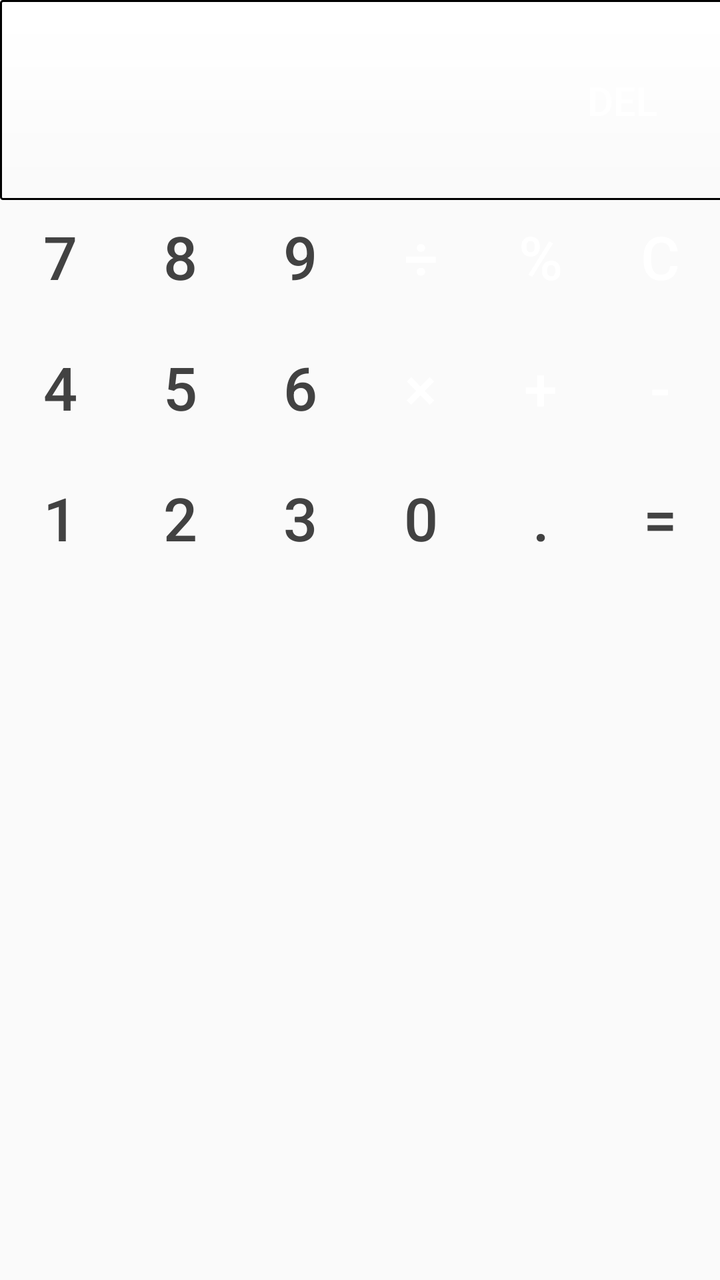
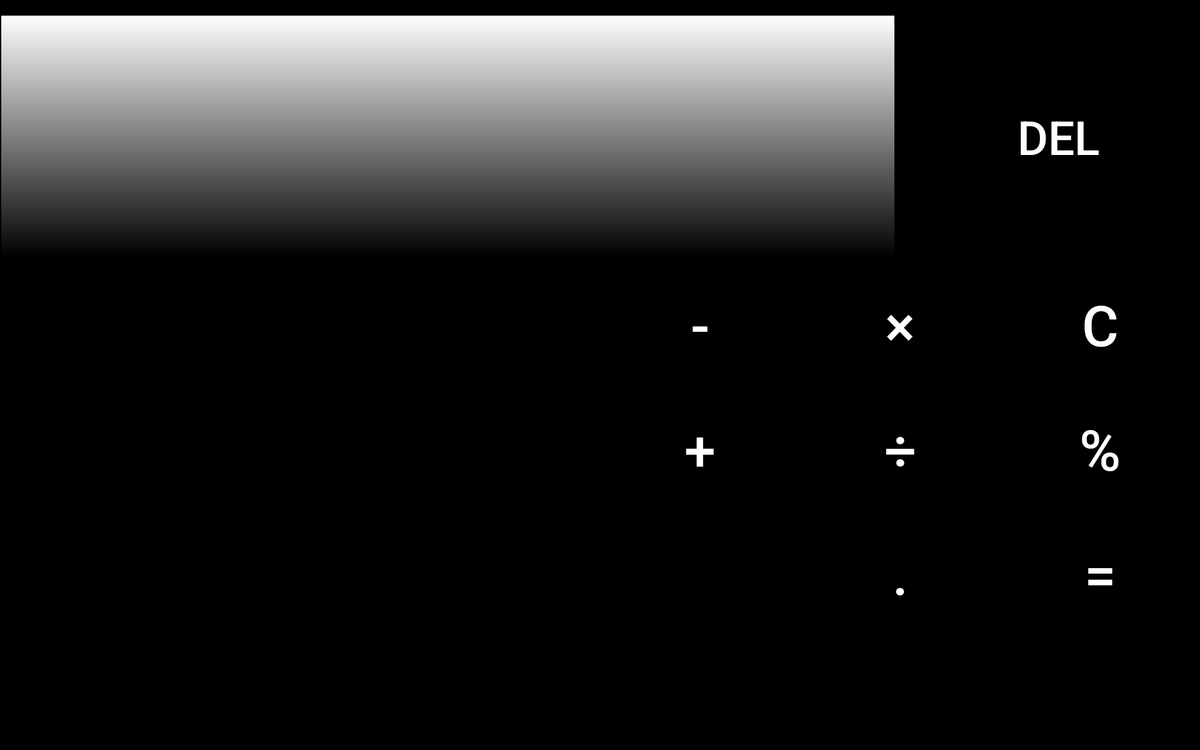

An Android layout and its configuration variant, each rendered on a device that would load it. The default file and the variant file are quoted in full after the pictures.
<!-- AndroidManifest.xml: application theme AppTheme -->
<!-- res/layout/land.xml -->
<?xml version="1.0" encoding="utf-8"?>
<LinearLayout xmlns:android="http://schemas.android.com/apk/res/android"
              android:layout_width="match_parent"
              android:layout_height="match_parent"
              android:background="@color/cinzaClaro"
              android:orientation="vertical"
              android:weightSum="1">

    <RelativeLayout
        android:id="@+id/relativeText"
        android:layout_width="499dp"
        android:layout_height="100dp"
        android:layout_alignLeft="@+id/relativeClear"
        android:background="@drawable/visor_style"
        android:gravity="left">

        <TextView
            android:id="@+id/txv_Campo1"
            android:layout_width="320dp"
            android:layout_height="35dp"
            android:layout_alignParentLeft="true"
            android:layout_marginLeft="15dp"
            android:layout_marginTop="4dp"
            android:lineSpacingExtra="12dp"
            android:maxLength="16"
            android:textAppearance="?android:attr/textAppearanceLarge"
            android:textColor="@color/cinzaEscuro"
            android:textSize="30dp"/>

        <TextView
            android:id="@+id/txv_separacao"
            android:layout_width="320dp"
            android:layout_height="4dp"
            android:layout_alignBottom="@+id/txv_Calc"
            android:layout_gravity="left"
            android:layout_marginLeft="10dp"
            android:background="@drawable/border_bottom"
            android:maxLength="1"
            android:textColor="@color/cinzaEscuro"
            android:textSize="50dp"
            android:visibility="invisible"/>

        <TextView
            android:id="@+id/txv_Calc"
            android:layout_width="100dp"
            android:layout_height="35dp"
            android:layout_alignParentRight="true"
            android:layout_marginRight="15dp"
            android:layout_marginTop="12dp"
            android:gravity="right"
            android:maxLength="1"
            android:textAppearance="?android:attr/textAppearanceLarge"
            android:textColor="@color/cinzaEscuro"
            android:textSize="35dp"/>

        <TextView
            android:id="@+id/txv_Campo2"
            android:layout_width="320dp"
            android:layout_height="60dp"
            android:layout_below="@+id/txv_Calc"
            android:layout_marginLeft="15dp"
            android:lineSpacingExtra="12dp"
            android:maxLength="16"
            android:textAppearance="?android:attr/textAppearanceLarge"
            android:textColor="@color/cinzaEscuro"
            android:textSize="30dp"/>

    </RelativeLayout>


    <RelativeLayout
        android:id="@+id/relativeClear"
        android:layout_width="101dp"
        android:layout_height="100dp"
        android:layout_alignParentRight="true"
        android:layout_gravity="right"
        android:layout_marginRight="-2dp"
        android:layout_marginTop="-100dp"
        android:orientation="horizontal">

        <Button
            android:id="@+id/clear"
            style="@style/btnSimbuloBase"
            android:layout_width="104dp"
            android:layout_height="100dp"
            android:onClick="apagaDigitos"
            android:text="@string/clear"
            android:textSize="20dp"
            />


    </RelativeLayout>

    <RelativeLayout
        android:id="@+id/relative1"
        android:layout_width="match_parent"
        android:layout_height="match_parent"
        android:layout_below="@+id/relativeText"
        android:gravity="left"
        >


        <LinearLayout

            android:id="@+id/layout1"
            android:layout_width="match_parent"
            android:layout_height="70dp"
            android:layout_marginTop="-5dp">


            <Button
                android:id="@+id/n7"
                style="@style/btnNumbersBaseV"
                android:layout_width="80dp"
                android:layout_height="65dp"
                android:onClick="adicionaValor"
                android:text="@string/n7"
                android:textSize="30dp"/>

            <Button
                android:id="@+id/n8"
                style="@style/btnNumbersBaseV"
                android:layout_width="80dp"
                android:layout_height="65dp"
                android:onClick="adicionaValor"
                android:text="@string/n8"
                android:textSize="30dp"/>

            <Button
                android:id="@+id/n9"
                style="@style/btnNumbersBaseV"
                android:layout_width="80dp"
                android:layout_height="65dp"
                android:onClick="adicionaValor"
                android:text="@string/n9"
                android:textSize="30dp"/>

            <Button
                android:id="@+id/btn_Div"
                style="@style/btnSimbuloBaseTipo"
                android:layout_width="80dp"
                android:layout_height="65dp"
                android:onClick="adicionaTipo"
                android:text="@string/Dividir"
                android:textSize="30dp"
                />


            <Button
                android:id="@+id/btn_Porcent"
                style="@style/btnSimbuloBase"
                android:layout_width="80dp"
                android:layout_height="65dp"
                android:onClick="adicionaPorcentagem"
                android:text="@string/Porcentagem"
                android:textSize="30dp"/>


            <Button
                android:id="@+id/btn_clearAll"
                style="@style/btnSimbuloBase"
                android:layout_width="80dp"
                android:layout_height="65dp"
                android:onClick="apagaTudo"
                android:text="@string/clearAll"
                android:textSize="30dp"/>


        </LinearLayout>

        <LinearLayout
            android:id="@+id/layout2"
            android:layout_width="match_parent"
            android:layout_height="70dp"
            android:layout_below="@+id/layout1"
            android:layout_marginTop="-5dp">

            <Button
                android:id="@+id/n4"
                style="@style/btnNumbersBaseV"
                android:layout_width="80dp"
                android:layout_height="65dp"
                android:onClick="adicionaValor"
                android:text="@string/n4"
                android:textSize="30dp"
                />

            <Button
                android:id="@+id/n5"
                style="@style/btnNumbersBaseV"
                android:layout_width="80dp"
                android:layout_height="65dp"
                android:onClick="adicionaValor"
                android:text="@string/n5"
                android:textSize="30dp"
                />

            <Button
                android:id="@+id/n6"
                style="@style/btnNumbersBaseV"
                android:layout_width="80dp"
                android:layout_height="65dp"
                android:onClick="adicionaValor"
                android:text="@string/n6"
                android:textSize="30dp"
                />


            <Button
                android:id="@+id/btn_Mult"
                style="@style/btnSimbuloBaseTipo"
                android:layout_width="80dp"
                android:layout_height="65dp"
                android:onClick="adicionaTipo"
                android:text="@string/mult"
                android:textSize="30dp"
                />

            <Button
                android:id="@+id/btn_Soma"
                style="@style/btnSimbuloBaseTipo"
                android:layout_width="80dp"
                android:layout_height="65dp"
                android:onClick="adicionaTipo"
                android:text="@string/Soma"
                android:textSize="30dp"/>

            <Button
                android:id="@+id/btn_Menos"
                style="@style/btnSimbuloBaseTipo"
                android:layout_width="80dp"
                android:layout_height="65dp"
                android:onClick="adicionaTipo"
                android:text="@string/Menos"
                android:textSize="30dp"
                />


        </LinearLayout>

        <LinearLayout
            android:id="@+id/layout3"
            android:layout_width="match_parent"
            android:layout_height="80dp"
            android:layout_below="@+id/layout2"
            android:layout_marginTop="-5dp"
            android:orientation="horizontal">

            <Button
                android:id="@+id/n1"
                style="@style/btnNumbersBaseV"
                android:layout_width="80dp"
                android:layout_height="65dp"
                android:onClick="adicionaValor"
                android:text="@string/n1"
                android:textSize="30dp"/>

            <Button
                android:id="@+id/n2"
                style="@style/btnNumbersBaseV"
                android:layout_width="80dp"
                android:layout_height="65dp"
                android:onClick="adicionaValor"
                android:text="@string/n2"
                android:textSize="30dp"/>

            <Button
                android:id="@+id/n3"
                style="@style/btnNumbersBaseV"
                android:layout_width="80dp"
                android:layout_height="65dp"
                android:onClick="adicionaValor"
                android:text="@string/n3"
                android:textSize="30dp"/>

            <Button
                android:id="@+id/n0"
                style="@style/btnNumbersBaseV"
                android:layout_width="80dp"
                android:layout_height="65dp"
                android:onClick="adicionaValor"
                android:text="@string/n0"
                android:textSize="30dp"/>

            <Button
                android:id="@+id/btn_Ponto"
                style="@style/btnSimbuloPontoEqual"
                android:layout_width="80dp"
                android:layout_height="65dp"
                android:onClick="adicionaPonto"
                android:text="@string/nPONTO"
                android:textSize="30dp"/>

            <Button
                android:id="@+id/btn_Equal"
                style="@style/btnSimbuloPontoEqual"
                android:layout_width="80dp"
                android:layout_height="65dp"
                android:layout_margin="-4dp"
                android:onClick="adicionaCalculo"
                android:text="@string/Equal"
                android:textSize="30dp"/>


        </LinearLayout>


    </RelativeLayout>

</LinearLayout>
<!-- resources referenced by this layout -->
<resources>
  <color name="cinzaEscuro">#424242</color>
  <string name="Dividir"> ÷ </string>
  <string name="Equal"> = </string>
  <string name="Menos"> - </string>
  <string name="Porcentagem"> % </string>
  <string name="Soma"> + </string>
  <string name="clear"> DEL </string>
  <string name="clearAll"> c </string>
  <string name="mult"> × </string>
  <string name="n0"> 0 </string>
  <string name="n1"> 1 </string>
  <string name="n2"> 2 </string>
  <string name="n3"> 3 </string>
  <string name="n4"> 4 </string>
  <string name="n5"> 5 </string>
  <string name="n6"> 6 </string>
  <string name="n7"> 7 </string>
  <string name="n8"> 8 </string>
  <string name="n9"> 9 </string>
  <string name="nPONTO"> . </string>
  <style name="btnNumbersBaseV" parent="@android:style/TextAppearance.Medium">
          <item name="android:layout_weight">0.15</item>
          <item name="android:background">@drawable/numbers</item>
          <item name="android:textColor">@color/cinzaEscuro</item>
      </style>
  <style name="btnSimbuloBase" parent="@android:style/TextAppearance.Medium">
          <item name="android:layout_weight">0.15</item>
          <item name="android:background">@drawable/symbolsbutton</item>
          <item name="android:textColor">@color/white</item>
      </style>
  <style name="btnSimbuloBaseTipo" parent="@android:style/TextAppearance.Medium">
          <item name="android:layout_weight">0.15</item>
          <item name="android:background">@drawable/tipobutton</item>
          <item name="android:textColor">@color/white</item>
      </style>
  <style name="btnSimbuloPontoEqual" parent="@android:style/TextAppearance.Medium">
          <item name="android:layout_weight">0.15</item>
          <item name="android:background">@drawable/btnpontoequal</item>
          <item name="android:textColor">@color/cinzaEscuro</item>
      </style>
  <style name="AppTheme" parent="Theme.AppCompat.Light">
          
      </style>
  <color name="white">#FFFFFF</color>
  <!-- drawable numbers (drawable) -->
  <?xml version="1.0" encoding="utf-8"?>
  <selector xmlns:android="http://schemas.android.com/apk/res/android">
  
      <item
          android:state_pressed="true"
          android:drawable="@drawable/abc_cab_background_top_holo_light"
          />
      <item
          android:state_focused="true"
          android:drawable="@drawable/abc_cab_background_top_holo_light"
          />
      <item
          android:drawable="@drawable/abc_ab_bottom_solid_light_holo"
          />
  
  </selector>
  <!-- drawable symbolsbutton (drawable) -->
  <?xml version="1.0" encoding="utf-8"?>
  <selector xmlns:android="http://schemas.android.com/apk/res/android">
      <item
          android:drawable="@color/focus"
          android:state_pressed="true"
          />
      <item
          android:drawable="@drawable/abc_cab_background_top_holo_light"
          android:state_focused="true"
          />
      <item android:drawable="@color/btnSymbols"/>
  
  </selector>
  <!-- drawable tipobutton (drawable) -->
  <?xml version="1.0" encoding="utf-8"?>
  <selector xmlns:android="http://schemas.android.com/apk/res/android">
  
      <item
          android:drawable="@color/focustipo"
          android:state_pressed="true">
      </item>
      <item
          android:drawable="@drawable/abc_cab_background_top_holo_light"
          android:state_focused="true">
      </item>
      <item android:drawable="@color/Snow4"/>
  
  
  </selector>
  <!-- drawable btnpontoequal (drawable) -->
  <?xml version="1.0" encoding="utf-8"?>
  <selector xmlns:android="http://schemas.android.com/apk/res/android">
  
      <item
          android:drawable="@color/focustipo"
          android:state_pressed="true">
      </item>
      <item
          android:drawable="@drawable/abc_cab_background_top_holo_light"
          android:state_focused="true">
      </item>
      <item android:drawable="@color/Grey"/>
  
  </selector>
  <color name="focus">#0099CC</color>
  <color name="btnSymbols">#424242</color>
</resources>
<!-- res/layout-sw720dp/land.xml (the repository's variant of the layout above) -->
<!-- drawn on a large tablet held sideways -->
<?xml version="1.0" encoding="utf-8"?>
<LinearLayout xmlns:android="http://schemas.android.com/apk/res/android"
              android:layout_width="match_parent"
              android:layout_height="match_parent"
              android:background="@color/black"
              android:orientation="vertical"
              android:weightSum="1">

    <RelativeLayout
        android:id="@+id/relativeText"
        android:layout_width="955dp"
        android:layout_height="260dp"
        android:layout_alignLeft="@+id/relativeClear"
        android:layout_marginTop="15dp"
        android:background="@drawable/visor_style"
        android:gravity="left">

        <TextView
            android:id="@+id/txv_Campo1"
            android:layout_width="match_parent"
            android:layout_height="100dp"
            android:layout_alignParentLeft="true"
            android:layout_marginLeft="15dp"
            android:layout_marginTop="4dp"
            android:lineSpacingExtra="12dp"
            android:maxLength="16"
            android:textAppearance="?android:attr/textAppearanceLarge"
            android:textColor="@color/cinzaEscuro"
            android:textSize="60dp"/>

        <TextView
            android:id="@+id/txv_separacao"
            android:layout_width="750dp"
            android:layout_height="4dp"
            android:layout_alignTop="@+id/txv_Calc"
            android:layout_gravity="left"
            android:layout_marginLeft="15dp"
            android:layout_marginTop="50dp"
            android:background="@drawable/border_bottom"
            android:maxLength="1"
            android:textColor="@color/cinzaEscuro"
            android:textSize="50dp"
            android:visibility="invisible"/>

        <TextView
            android:id="@+id/txv_Calc"
            android:layout_width="150dp"
            android:layout_height="90dp"
            android:layout_alignParentRight="true"
            android:layout_marginRight="15dp"
            android:layout_marginTop="90dp"
            android:gravity="right"
            android:maxLength="1"
            android:textAppearance="?android:attr/textAppearanceLarge"
            android:textColor="@color/cinzaEscuro"
            android:textSize="65dp"/>

        <TextView
            android:id="@+id/txv_Campo2"
            android:layout_width="match_parent"
            android:layout_height="100dp"
            android:layout_below="@+id/txv_Calc"
            android:layout_marginLeft="15dp"
            android:lineSpacingExtra="12dp"
            android:maxLength="16"
            android:textAppearance="?android:attr/textAppearanceLarge"
            android:textColor="@color/cinzaEscuro"
            android:textSize="60dp"
            />

    </RelativeLayout>


    <RelativeLayout
        android:id="@+id/relativeClear"
        android:layout_width="350dp"
        android:layout_height="260dp"
        android:layout_alignParentRight="true"
        android:layout_gravity="right"
        android:layout_marginRight="-15dp"
        android:layout_marginTop="-260dp"
        android:gravity="center"
        android:orientation="horizontal">

        <Button
            android:id="@+id/clear"
            android:layout_width="320dp"
            android:layout_height="360dp"
            android:layout_alignParentStart="true"
            android:layout_marginRight="-20dp"
            android:layout_weight="12"
            android:background="@drawable/symbolsbutton"
            android:onClick="apagaDigitos"
            android:text="@string/clear"
            android:textColor="@color/white"
            android:textSize="50dp"/>

    </RelativeLayout>

    <RelativeLayout
        android:id="@+id/relative1"
        android:layout_width="match_parent"
        android:layout_height="wrap_content"
        android:layout_below="@+id/relativeText"
        android:layout_marginTop="3dp"
        android:gravity="left">


        <LinearLayout

            android:id="@+id/layout1"
            android:layout_width="match_parent"
            android:layout_height="wrap_content">

            <Button
                android:id="@+id/n7"
                android:layout_width="180dp"
                android:layout_height="130dp"
                android:layout_margin="1dp"
                android:layout_weight="0.15"
                android:background="@drawable/numbers"
                android:onClick="adicionaValor"
                android:text="@string/n7"
                android:textColor="@color/black"
                android:textSize="60dp"/>

            <Button
                android:id="@+id/n8"
                android:layout_width="180dp"
                android:layout_height="130dp"
                android:layout_margin="1dp"
                android:layout_weight="0.15"
                android:background="@drawable/numbers"
                android:onClick="adicionaValor"
                android:text="@string/n8"
                android:textColor="@color/black"
                android:textSize="60dp"/>

            <Button
                android:id="@+id/n9"
                android:layout_width="180dp"
                android:layout_height="130dp"
                android:layout_margin="1dp"
                android:layout_weight="0.15"
                android:background="@drawable/numbers"
                android:onClick="adicionaValor"
                android:text="@string/n9"
                android:textColor="@color/black"
                android:textSize="60dp"/>

            <Button
                android:id="@+id/btn_Menos"
                android:layout_width="180dp"
                android:layout_height="130dp"
                android:layout_margin="1dp"
                android:layout_weight="0.15"
                android:background="@drawable/symbolsbutton"
                android:onClick="adicionaTipo"
                android:text="@string/Menos"
                android:textColor="@color/white"
                android:textSize="60dp"/>

            <Button
                android:id="@+id/btn_Mult"
                android:layout_width="180dp"
                android:layout_height="130dp"
                android:layout_margin="1dp"
                android:layout_weight="0.15"
                android:background="@drawable/symbolsbutton"
                android:onClick="adicionaTipo"
                android:text="@string/mult"
                android:textColor="@color/white"
                android:textSize="60dp"/>

            <Button
                android:id="@+id/btn_clearAll"
                android:layout_width="180dp"
                android:layout_height="130dp"
                android:layout_margin="1dp"
                android:layout_weight="0.15"
                android:background="@drawable/symbolsbutton"
                android:onClick="apagaTudo"
                android:text="@string/clearAll"
                android:textColor="@color/white"
                android:textSize="60dp"/>


        </LinearLayout>

        <LinearLayout
            android:id="@+id/layout2"
            android:layout_width="fill_parent"
            android:layout_height="wrap_content"
            android:layout_below="@+id/layout1"
            android:orientation="horizontal">>

            <Button
                android:id="@+id/n4"
                android:layout_width="180dp"
                android:layout_height="130dp"
                android:layout_margin="1dp"
                android:layout_weight="0.15"
                android:background="@drawable/numbers"
                android:onClick="adicionaValor"
                android:text="@string/n4"
                android:textColor="@color/black"
                android:textSize="60dp"/>

            <Button
                android:id="@+id/n5"
                android:layout_width="180dp"
                android:layout_height="130dp"
                android:layout_margin="1dp"
                android:layout_weight="0.15"
                android:background="@drawable/numbers"
                android:onClick="adicionaValor"
                android:text="@string/n5"
                android:textColor="@color/black"
                android:textSize="60dp"/>

            <Button
                android:id="@+id/n6"
                android:layout_width="180dp"
                android:layout_height="130dp"
                android:layout_margin="1dp"
                android:layout_weight="0.15"
                android:background="@drawable/numbers"
                android:onClick="adicionaValor"
                android:text="@string/n6"
                android:textColor="@color/black"
                android:textSize="60dp"/>

            <Button
                android:id="@+id/btn_Soma"
                android:layout_width="180dp"
                android:layout_height="130dp"
                android:layout_margin="1dp"
                android:layout_weight="0.15"
                android:background="@drawable/symbolsbutton"
                android:onClick="adicionaTipo"
                android:text="@string/Soma"
                android:textColor="@color/white"
                android:textSize="60dp"/>

            <Button
                android:id="@+id/btn_Div"
                android:layout_width="180dp"
                android:layout_height="130dp"
                android:layout_margin="1dp"
                android:layout_weight="0.15"
                android:background="@drawable/symbolsbutton"
                android:onClick="adicionaTipo"
                android:text="@string/Dividir"
                android:textColor="@color/white"
                android:textSize="60dp"/>

            <Button
                android:id="@+id/btn_Porcent"
                android:layout_width="180dp"
                android:layout_height="130dp"
                android:layout_margin="1dp"
                android:layout_weight="0.15"
                android:background="@drawable/symbolsbutton"
                android:onClick="adicionaPorcentagem"
                android:text="@string/Porcentagem"
                android:textColor="@color/white"
                android:textSize="60dp"/>


        </LinearLayout>

        <LinearLayout
            android:id="@+id/layout3"
            android:layout_width="fill_parent"
            android:layout_height="wrap_content"
            android:layout_below="@+id/layout2"
            android:orientation="horizontal">

            <Button
                android:id="@+id/n1"
                android:layout_width="180dp"
                android:layout_height="130dp"
                android:layout_margin="1dp"
                android:layout_weight="0.15"
                android:background="@drawable/numbers"
                android:onClick="adicionaValor"
                android:text="@string/n1"
                android:textColor="@color/black"
                android:textSize="60dp"/>

            <Button
                android:id="@+id/n2"
                android:layout_width="180dp"
                android:layout_height="130dp"
                android:layout_margin="1dp"
                android:layout_weight="0.15"
                android:background="@drawable/numbers"
                android:onClick="adicionaValor"
                android:text="@string/n2"
                android:textColor="@color/black"
                android:textSize="60dp"/>

            <Button
                android:id="@+id/n3"
                android:layout_width="180dp"
                android:layout_height="130dp"
                android:layout_margin="1dp"
                android:layout_weight="0.15"
                android:background="@drawable/numbers"
                android:onClick="adicionaValor"
                android:text="@string/n3"
                android:textColor="@color/black"
                android:textSize="60dp"/>

            <Button
                android:id="@+id/n0"
                android:layout_width="180dp"
                android:layout_height="130dp"
                android:layout_margin="1dp"
                android:layout_weight="0.15"
                android:background="@drawable/numbers"
                android:onClick="adicionaValor"
                android:text="@string/n0"
                android:textColor="@color/black"
                android:textSize="60dp"/>

            <Button
                android:id="@+id/btn_Ponto"
                android:layout_width="180dp"
                android:layout_height="130dp"
                android:layout_margin="1dp"
                android:layout_weight="0.15"
                android:background="@drawable/symbolsbutton"
                android:onClick="adicionaPonto"
                android:text="@string/nPONTO"
                android:textColor="@color/white"
                android:textSize="60dp"/>


            <Button
                android:id="@+id/btn_Equal"
                android:layout_width="180dp"
                android:layout_height="130dp"
                android:layout_margin="1dp"
                android:layout_weight="0.15"
                android:background="@drawable/symbolsbutton"
                android:onClick="adicionaCalculo"
                android:text="@string/Equal"
                android:textColor="@color/white"
                android:textSize="60dp"/>

        </LinearLayout>


    </RelativeLayout>

</LinearLayout>
<!-- resources referenced by the variant -->
<!-- as a large tablet held sideways resolves them -->
<resources>
  <color name="black">#000000</color>
  <color name="cinzaEscuro">#424242</color>
  <color name="white">#FFFFFF</color>
  <!-- drawable border_bottom (drawable) -->
  <?xml version="1.0" encoding="utf-8"?>
  <layer-list xmlns:android="http://schemas.android.com/apk/res/android">
      
      <item
          android:bottom="3dp"
          android:left="-20dp"
          android:right="-20dp"
          android:top="-20dp">
          <shape>
              <solid android:color="@color/cinzaEscuro"/>
              <stroke
                  android:width="1dp"
                  android:color="@color/cinzaEscuro"/>
          </shape>
      </item>
  
  </layer-list>
  <!-- drawable numbers (drawable) -->
  <?xml version="1.0" encoding="utf-8"?>
  <selector xmlns:android="http://schemas.android.com/apk/res/android">
  
      <item
          android:state_pressed="true"
          android:drawable="@drawable/abc_cab_background_top_holo_light"
          />
      <item
          android:state_focused="true"
          android:drawable="@drawable/abc_cab_background_top_holo_light"
          />
      <item
          android:drawable="@drawable/abc_ab_bottom_solid_light_holo"
          />
  
  </selector>
  <!-- drawable symbolsbutton (drawable) -->
  <?xml version="1.0" encoding="utf-8"?>
  <selector xmlns:android="http://schemas.android.com/apk/res/android">
      <item
          android:drawable="@color/focus"
          android:state_pressed="true"
          />
      <item
          android:drawable="@drawable/abc_cab_background_top_holo_light"
          android:state_focused="true"
          />
      <item android:drawable="@color/btnSymbols"/>
  
  </selector>
  <!-- drawable visor_style (drawable) -->
  <?xml version="1.0" encoding="utf-8"?>
  <shape xmlns:android="http://schemas.android.com/apk/res/android"
         android:shape="rectangle">
  
      
  
      <stroke
          android:width="1dp"
          android:color="@color/cinzaClaro"/>
      <gradient
          android:angle="270"
          android:endColor="@color/Snow2"
          android:startColor="@color/white"/>
  
      <corners
          android:bottomLeftRadius="1dp"
          android:bottomRightRadius="1dp"
          android:topLeftRadius="1dp"
          android:topRightRadius="1dp"/>
  
  </shape>
  <string name="Dividir"> ÷ </string>
  <string name="Equal"> = </string>
  <string name="Menos"> - </string>
  <string name="Porcentagem"> % </string>
  <string name="Soma"> + </string>
  <string name="clear"> DEL </string>
  <string name="clearAll"> c </string>
  <string name="mult"> × </string>
  <string name="n0"> 0 </string>
  <string name="n1"> 1 </string>
  <string name="n2"> 2 </string>
  <string name="n3"> 3 </string>
  <string name="n4"> 4 </string>
  <string name="n5"> 5 </string>
  <string name="n6"> 6 </string>
  <string name="n7"> 7 </string>
  <string name="n8"> 8 </string>
  <string name="n9"> 9 </string>
  <string name="nPONTO"> . </string>
  <style name="AppTheme" parent="Theme.AppCompat.Light">
          
      </style>
  <color name="focus">#0099CC</color>
  <!-- from res/values-w820dp/ -->
  <color name="btnSymbols">#424242</color>
</resources>
